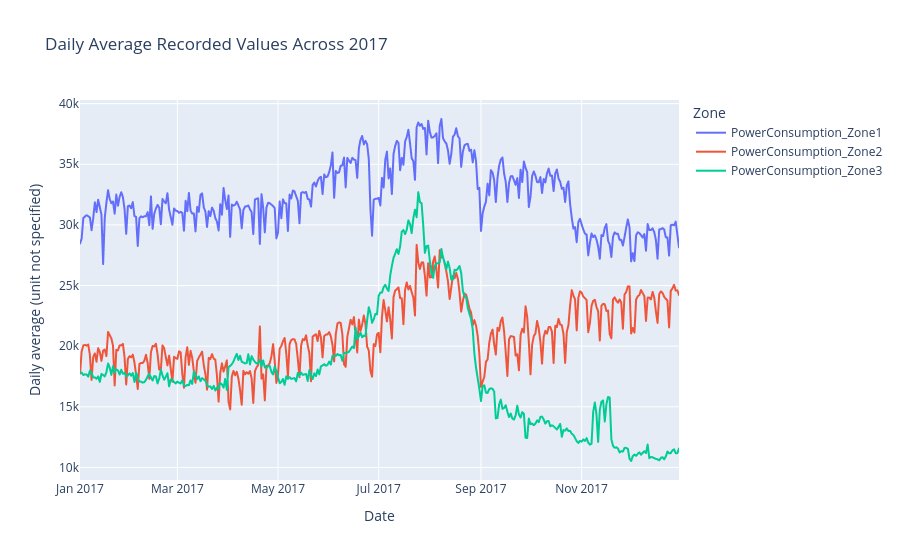

The notebook cell saved with this chart:
### Code cell
daily_avg = df_analysis.groupby("Date")[zone_cols].mean().reset_index()

daily_long = daily_avg.melt(
    id_vars="Date",
    var_name="Zone",
    value_name="Average recorded value"
)

fig = px.line(
    daily_long,
    x="Date",
    y="Average recorded value",
    color="Zone",
    title="Daily Average Recorded Values Across 2017",
    labels={"Date": "Date", "Average recorded value": "Daily average (unit not specified)"}
)

fig.show()

### Figure 1 — Plotly figure (JSON) as saved in the notebook; plotly's stock layout.template omitted (floating-point values rounded to 4 significant figures; data arrays with more than 128 entries replaced by an {"elided": "..."} marker saying what was removed)
{"data": [{"hovertemplate": "Zone=PowerConsumption_Zone1<br>Date=%{x}<br>Daily average (unit not specified)=%{y}<extra></extra>", "legendgroup": "PowerConsumption_Zone1", "line": {"color": "#636efa", "dash": "solid"}, "marker": {"symbol": "circle"}, "mode": "lines", "name": "PowerConsumption_Zone1", "showlegend": true, "type": "scattergl", "x": {"elided": "364 str values"}, "xaxis": "x", "y": {"elided": "364 float values"}, "yaxis": "y"}, {"hovertemplate": "Zone=PowerConsumption_Zone2<br>Date=%{x}<br>Daily average (unit not specified)=%{y}<extra></extra>", "legendgroup": "PowerConsumption_Zone2", "line": {"color": "#EF553B", "dash": "solid"}, "marker": {"symbol": "circle"}, "mode": "lines", "name": "PowerConsumption_Zone2", "showlegend": true, "type": "scattergl", "x": {"elided": "364 str values"}, "xaxis": "x", "y": {"elided": "364 float values"}, "yaxis": "y"}, {"hovertemplate": "Zone=PowerConsumption_Zone3<br>Date=%{x}<br>Daily average (unit not specified)=%{y}<extra></extra>", "legendgroup": "PowerConsumption_Zone3", "line": {"color": "#00cc96", "dash": "solid"}, "marker": {"symbol": "circle"}, "mode": "lines", "name": "PowerConsumption_Zone3", "showlegend": true, "type": "scattergl", "x": {"elided": "364 str values"}, "xaxis": "x", "y": {"elided": "364 float values"}, "yaxis": "y"}], "layout": {"legend": {"title": {"text": "Zone"}, "tracegroupgap": 0}, "title": {"text": "Daily Average Recorded Values Across 2017"}, "xaxis": {"anchor": "y", "domain": [0, 1], "title": {"text": "Date"}}, "yaxis": {"anchor": "x", "domain": [0, 1], "title": {"text": "Daily average (unit not specified)"}}}}
